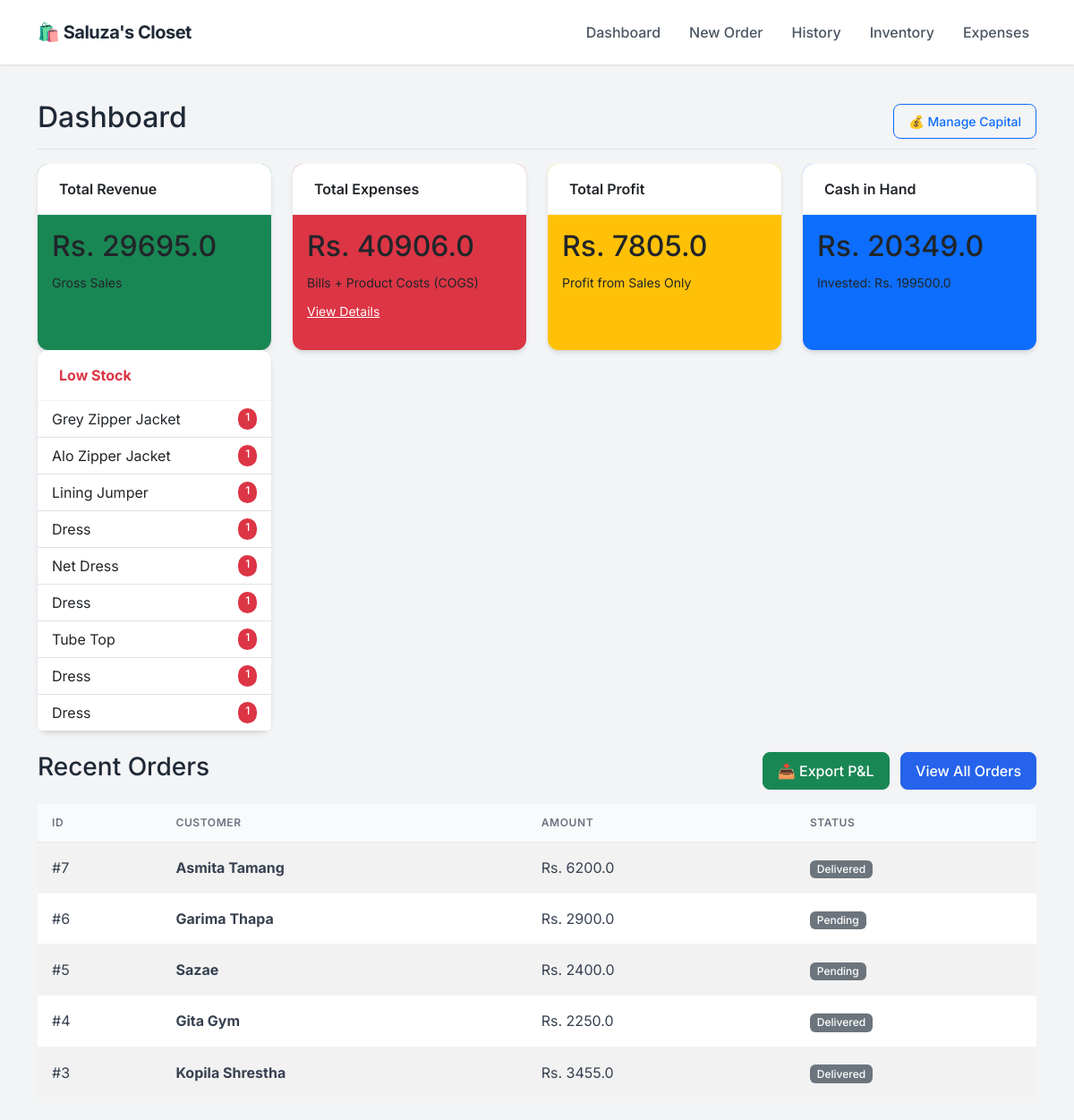
Before: / with the older database file.
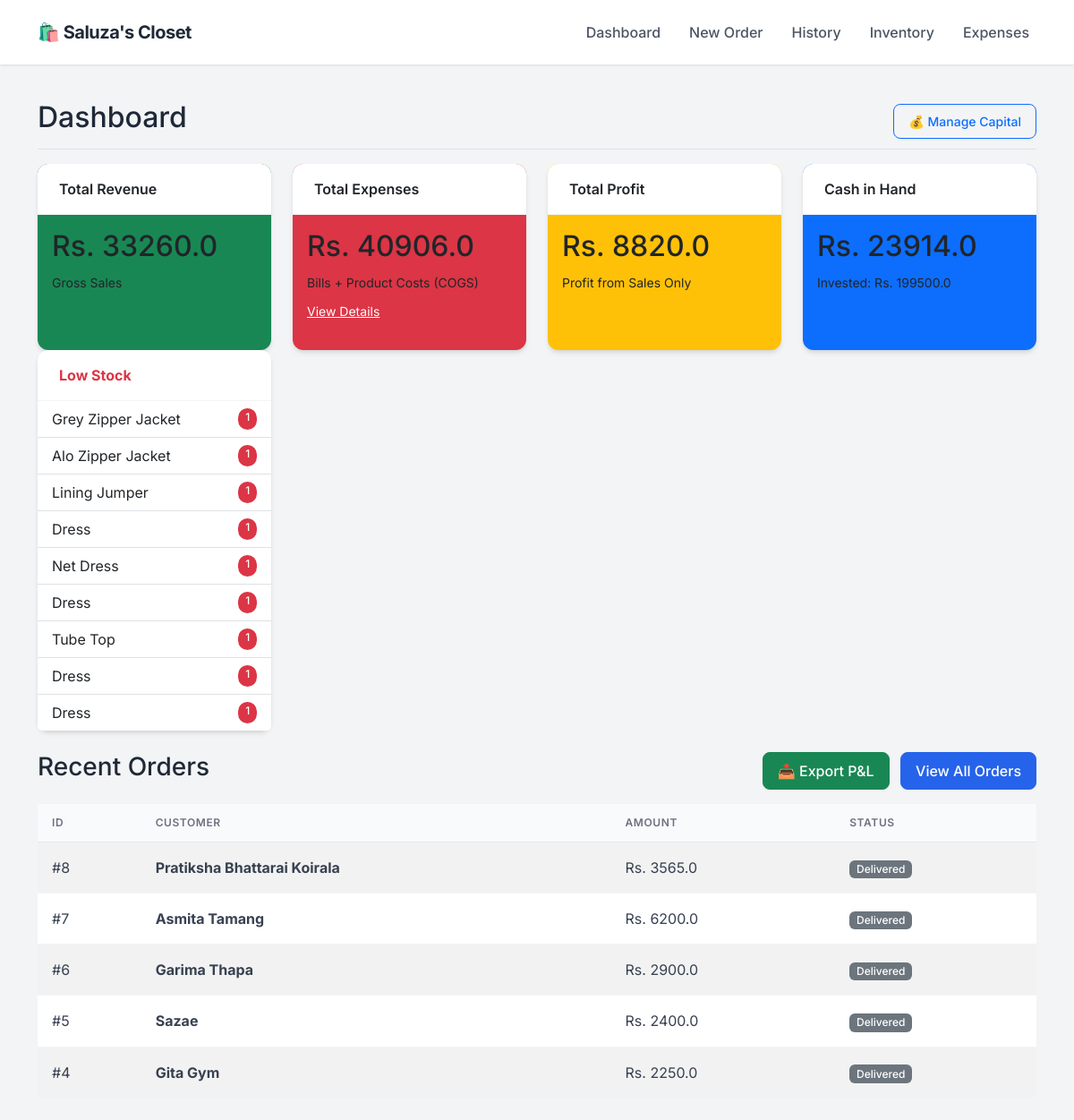
After: the same page with the newer database file.
### app.py (models this page shows)
class Product(db.Model):
    id = db.Column(db.Integer, primary_key=True)
    sku = db.Column(db.String(50), unique=True, nullable=True)
    name = db.Column(db.String(100), nullable=False)
    size = db.Column(db.String(10), nullable=False)
    cost_price = db.Column(db.Float, default=0.0)
    price = db.Column(db.Float, nullable=False)
    stock = db.Column(db.Integer, default=0)
    image = db.Column(db.String(100), nullable=True)

class Order(db.Model):
    id = db.Column(db.Integer, primary_key=True)
    customer_name = db.Column(db.String(100), nullable=False)
    phone = db.Column(db.String(20), nullable=False)
    address = db.Column(db.String(200), nullable=True)
    date = db.Column(db.DateTime, default=datetime.utcnow)
    total_amount = db.Column(db.Float, default=0.0)
    profit = db.Column(db.Float, default=0.0)
    status = db.Column(db.String(20), default='Pending')
    items = db.relationship('OrderItem', backref='order', lazy=True)

### app.py (the view)
@app.route('/')
def dashboard():
    total_investment = db.session.query(db.func.sum(Investment.amount)).scalar() or 0
    total_sales = db.session.query(db.func.sum(Order.total_amount)).scalar() or 0
    manual_expenses = db.session.query(db.func.sum(Expense.amount)).scalar() or 0
    current_inventory_cost = 0
    products = Product.query.all()
    for p in products:
        current_inventory_cost += (p.stock * p.cost_price)
    gross_profit = db.session.query(db.func.sum(Order.profit)).scalar() or 0
    cost_of_sold_goods = total_sales - gross_profit
    total_product_spend = current_inventory_cost + cost_of_sold_goods
    cash_in_hand = (total_investment + total_sales) - (total_product_spend + manual_expenses)
    net_profit = gross_profit # As you requested previously (Sales Profit only)
    recent_orders = Order.query.order_by(Order.date.desc()).limit(5).all()
    low_stock = Product.query.filter(Product.stock < 2, Product.stock > 0).all()
    out_of_stock = Product.query.filter(Product.stock == 0).all()
    investments = Investment.query.order_by(Investment.date.desc()).all()
    return render_template('dashboard.html',
                           sales=total_sales,
                           gross_profit=gross_profit,
                           expenses=manual_expenses,
                           net_profit=net_profit,
                           cash_in_hand=cash_in_hand, # <--- NEW DATA
                           total_investment=total_investment, # <--- NEW DATA
                           orders=recent_orders,
                           investments=investments,
                           low_stock=low_stock,
                           out_of_stock=out_of_stock)

### templates/dashboard.html (shortened to what this page needs)
{% extends "layout.html" %}
{% block content %}
<div class="d-flex justify-content-between flex-wrap flex-md-nowrap align-items-center pt-3 pb-2 mb-3 border-bottom">
    <h1 class="h2">Dashboard</h1>
    <div class="btn-toolbar mb-2 mb-md-0">
        <button type="button" class="btn btn-sm btn-outline-primary" data-bs-toggle="modal" data-bs-target="#investmentHistoryModal">
    💰 Manage Capital
</button>
    </div>
</div>
<div class="row mb-4">
    <div class="col-md-3">
        <div class="card text-dark bg-success mb-3 h-100">
            <div class="card-header">Total Revenue</div>
            <div class="card-body">
                <h2 class="card-title">Rs. {{ sales }}</h2>
                <small>Gross Sales</small>
            </div>
        </div>
    </div>
    <div class="col-md-3">
        <div class="card text-dark bg-danger mb-3 h-100">
            <div class="card-header">Total Expenses</div>
            <div class="card-body">
                <h2 class="card-title">Rs. {{ expenses }}</h2>
                <small>Bills + Product Costs (COGS)</small> <div class="mt-2">
                    <a href="/expenses" class="text-white text-decoration-underline small">View Details</a>
                </div>
            </div>
        </div>
    </div>
    <div class="col-md-3">
        <div class="card text-dark bg-warning mb-3 h-100">
            <div class="card-header">Total Profit</div>
            <div class="card-body">
                <h2 class="card-title">Rs. {{ net_profit }}</h2>
                <small>Profit from Sales Only</small>
            </div>
        </div>
    </div>
    <div class="col-md-3">
        <div class="card text-dark bg-primary mb-3 h-100">
            <div class="card-header">Cash in Hand</div>
            <div class="card-body">
                <h2 class="card-title">Rs. {{ cash_in_hand }}</h2>
                <small>Invested: Rs. {{ total_investment }}</small>
            </div>
        </div>
    </div>
    <div class="col-md-3">
        <div class="card border-danger h-100">
            <div class="card-header bg-transparent text-danger fw-bold">Low Stock</div>
            <ul class="list-group list-group-flush list-group-sm">
                {% for item in low_stock %}
                <li class="list-group-item d-flex justify-content-between">
                    <span>{{ item.name }}</span>
                    <span class="badge bg-danger rounded-pill">{{ item.stock }}</span>
                </li>
                {% endfor %}
            </ul>
        </div>
    </div>
</div>
<div class="d-flex justify-content-between align-items-center mb-3">
    <h3>Recent Orders</h3>
    <div>
        <a href="/export_excel" class="btn btn-success me-2">📥 Export P&L</a>
        <a href="/orders" class="btn btn-primary">View All Orders</a>
    </div>
</div>
<table class="table table-striped bg-white align-middle">
    <thead>
        <tr>
            <th>ID</th>
            <th>Customer</th>
            <th>Amount</th>
            <th>Status</th>
        </tr>
    </thead>
    <tbody>
        {% for order in orders %}
        <tr>
            <td>#{{ order.id }}</td>
            <td><strong>{{ order.customer_name }}</strong></td>
            <td>Rs. {{ order.total_amount }}</td>
            <td><span class="badge bg-secondary">{{ order.status }}</span></td>
        </tr>
        {% endfor %}
    </tbody>
</table>
{% endblock %}

Changed rows visible on the page:
no longer on this page (row unchanged): Order: id "3", customer_name "Kopila Shrestha", total_amount "3455.0", status "Delivered"
added Order: id "8", customer_name "Pratiksha Bhattarai Koirala", total_amount "3565.0", status "Delivered"
changed Order "Garima Thapa": status "Pending" → "Delivered"
changed Order "Sazae": status "Pending" → "Delivered"
Other visible differences:
{{ sales }}: "29695.0" → "33260.0"
{{ net_profit }}: "7805.0" → "8820.0"
{{ cash_in_hand }}: "20349.0" → "23914.0"
